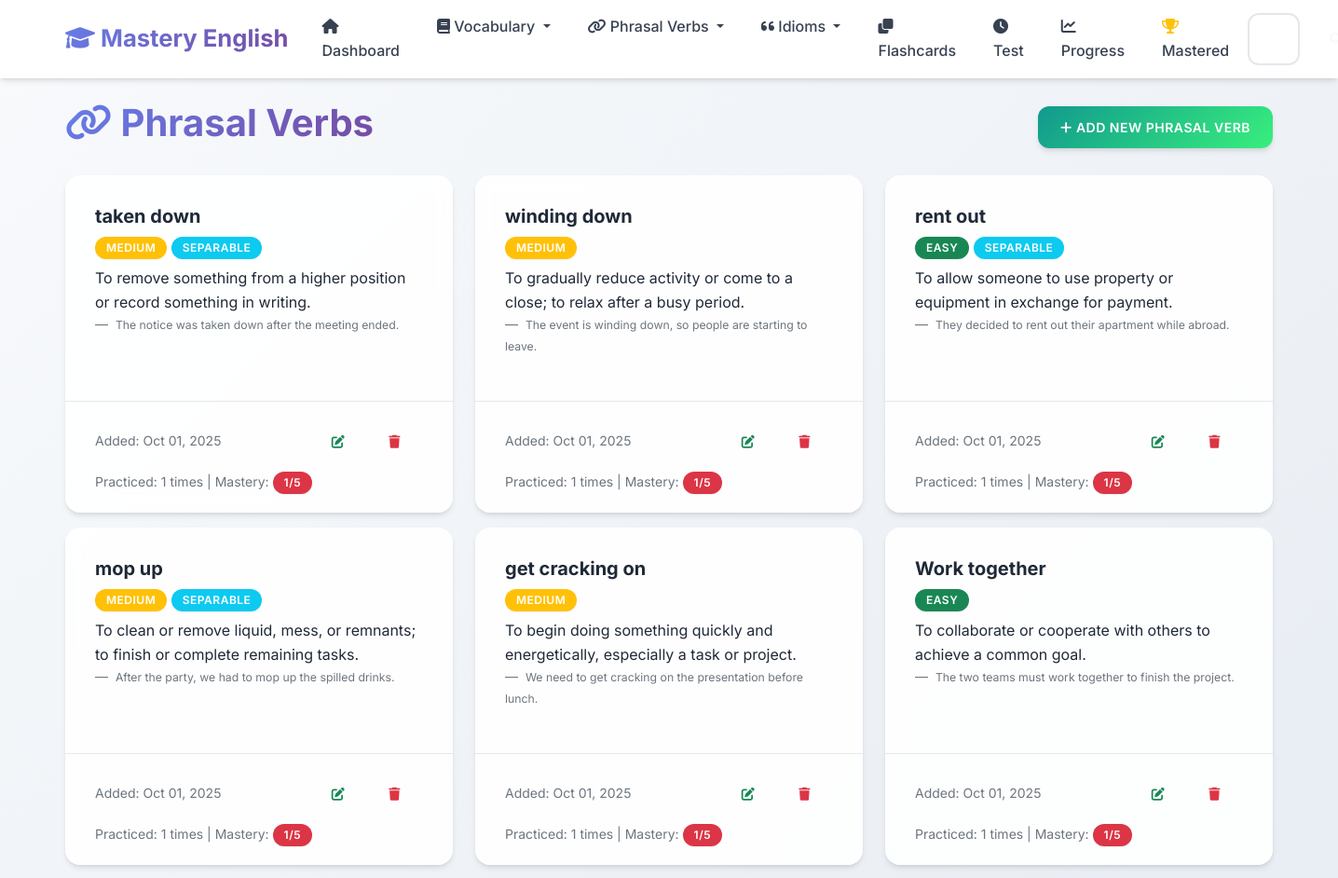
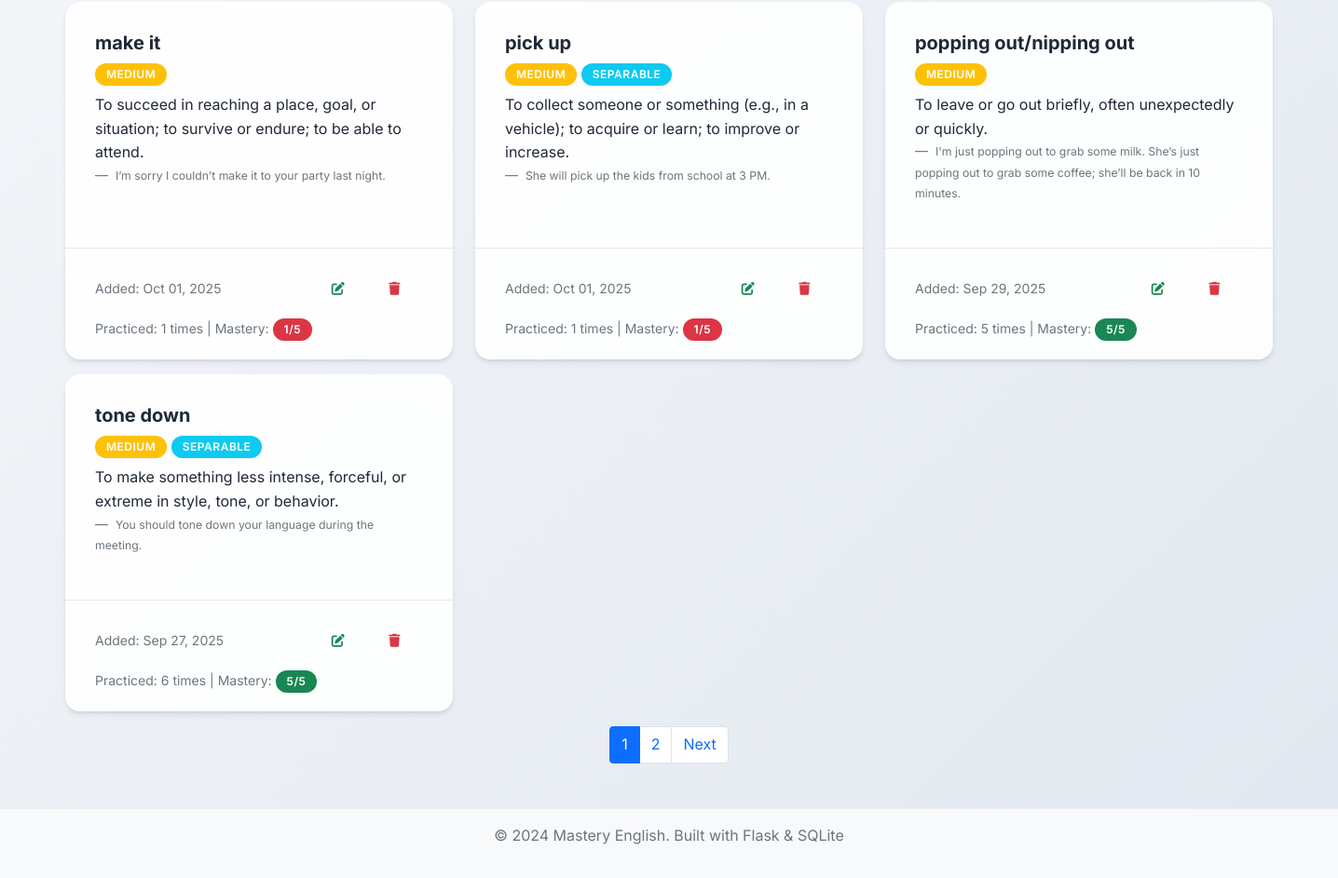
/phrasal-verbs, run on an earlier commit of the app's database (2 pictures, top to bottom).
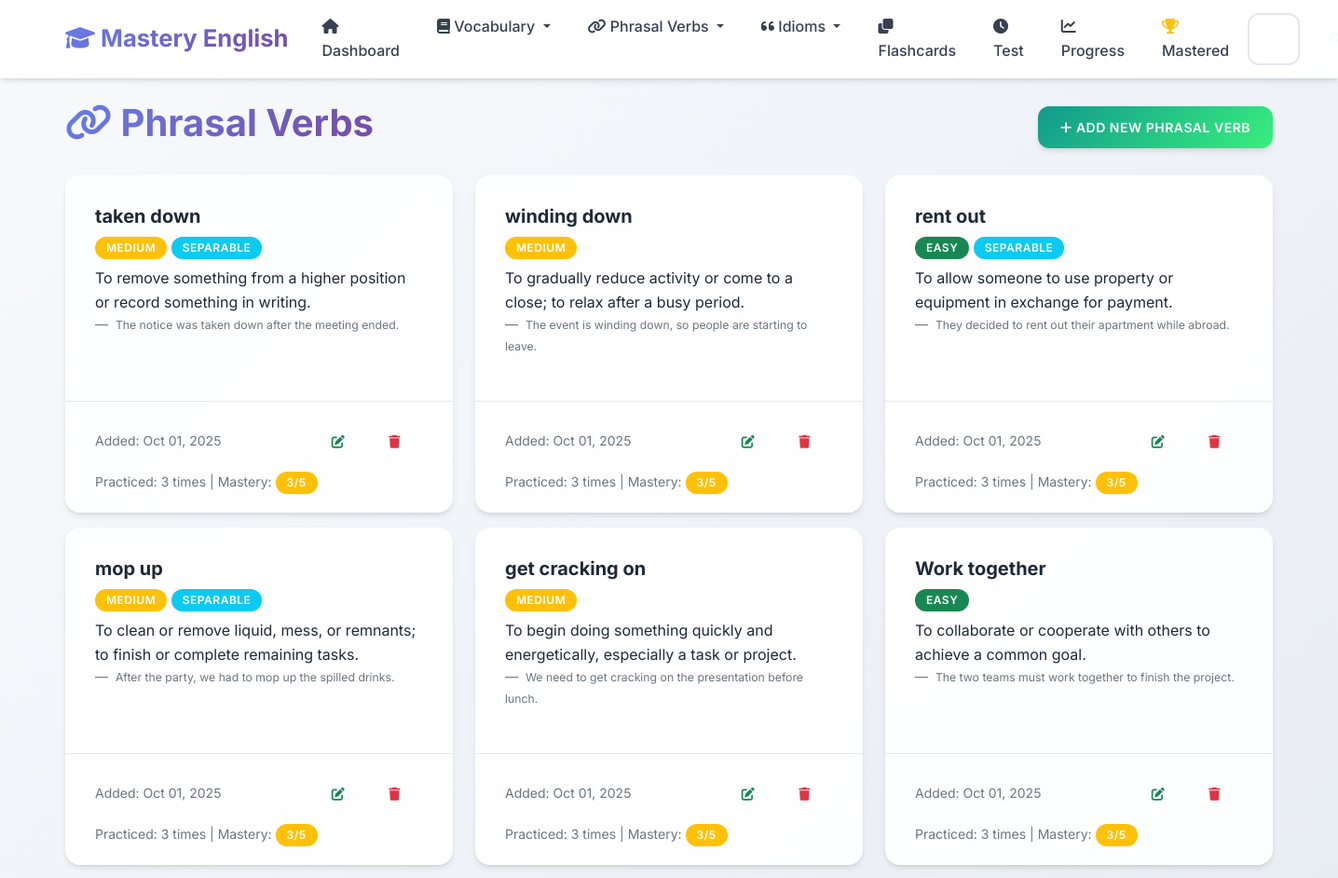
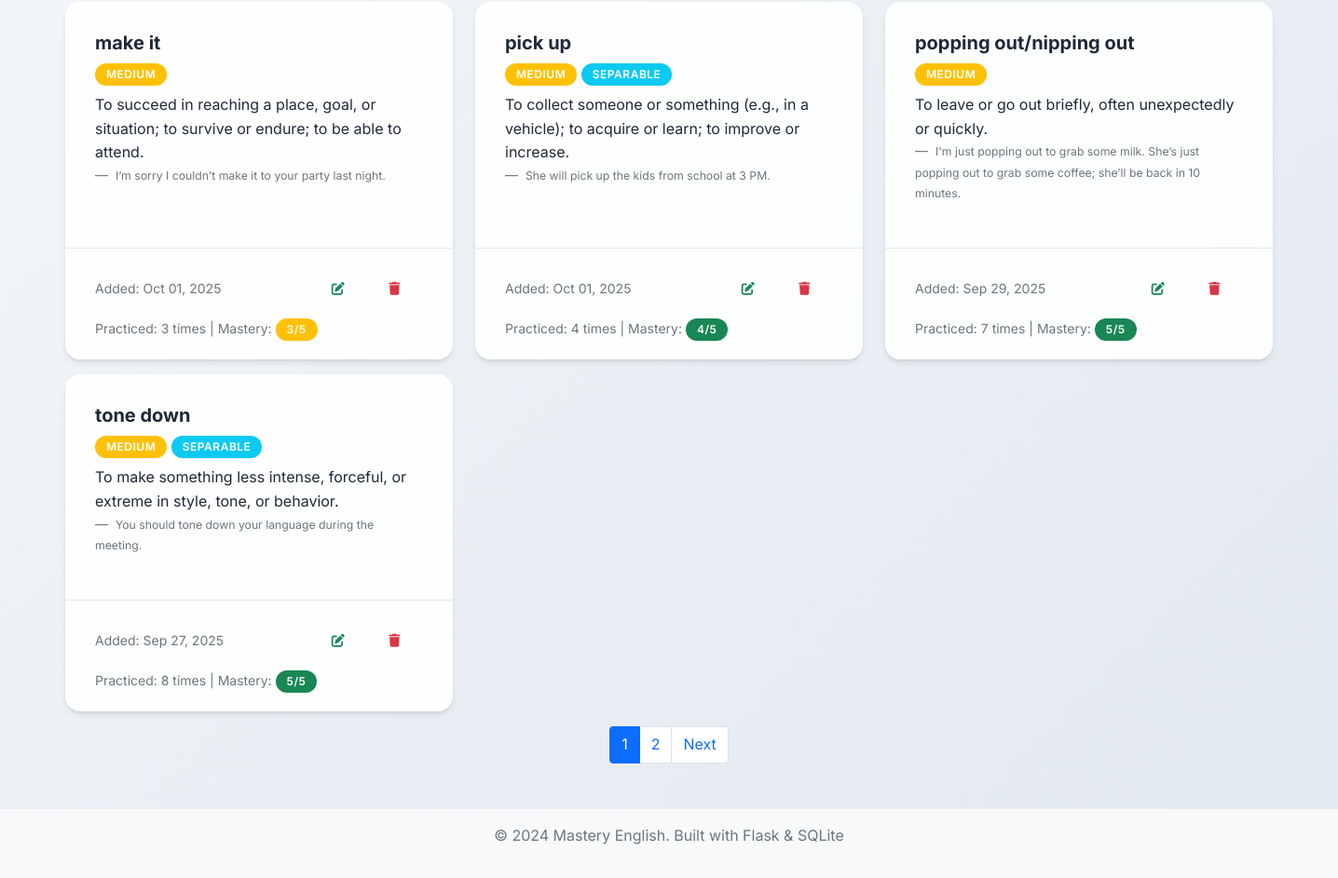
And on a later commit of the database (2 pictures, top to bottom).
### app.py (models this page shows, shortened)
class PhrasalVerb(db.Model):
    __tablename__ = 'phrasal_verbs'
    id = db.Column(db.Integer, primary_key=True)
    phrasal_verb = db.Column(db.String(100), nullable=False)
    meaning = db.Column(db.Text, nullable=False)
    example_sentence = db.Column(db.Text)
    separable = db.Column(db.Boolean, default=False)
    difficulty_level = db.Column(db.String(20), default='medium')
    date_added = db.Column(db.DateTime, default=datetime.utcnow)
    times_practiced = db.Column(db.Integer, default=0)
    last_practiced = db.Column(db.DateTime)
    mastery_level = db.Column(db.Integer, default=0)

### app.py (the view)
@app.route('/phrasal-verbs')
def phrasal_verbs_list():
    page = request.args.get('page', 1, type=int)
    phrasal_verbs = PhrasalVerb.query.order_by(PhrasalVerb.date_added.desc()).paginate(
        page=page, per_page=10, error_out=False)
    return render_template('phrasal_verbs_list.html', phrasal_verbs=phrasal_verbs)

### templates/phrasal_verbs_list.html (shortened to what this page needs)
{% extends "base.html" %}
{% block content %}
<div class="row">
    <div class="col-12">
        <div class="d-flex justify-content-between align-items-center mb-4">
            <h1>
                <i class="fas fa-link"></i> Phrasal Verbs
            </h1>
            <a href="{{ url_for('add_phrasal_verb') }}" class="btn btn-success">
                <i class="fas fa-plus"></i> Add New Phrasal Verb
            </a>
        </div>
    </div>
</div>
{% if phrasal_verbs.items %}
    <div class="row">
        {% for phrasal in phrasal_verbs.items %}
            <div class="col-md-6 col-lg-4 mb-3">
                <div class="card h-100">
                    <div class="card-body">
                        <h5 class="card-title">{{ phrasal.phrasal_verb }}</h5>
                        <span class="badge bg-{% if phrasal.difficulty_level == 'easy' %}success{% elif phrasal.difficulty_level == 'hard' %}danger{% else %}warning{% endif %} mb-2">
                            {{ phrasal.difficulty_level.title() }}
                        </span>
                        {% if phrasal.separable %}
                            <span class="badge bg-info mb-2">Separable</span>
                        {% endif %}
                        <p class="card-text">{{ phrasal.meaning }}</p>
                        {% if phrasal.example_sentence %}
                            <blockquote class="blockquote-footer">
                                <small>{{ phrasal.example_sentence }}</small>
                            </blockquote>
                        {% endif %}
                    </div>
                    <div class="card-footer bg-transparent">
                        <div class="d-flex justify-content-between align-items-center">
                            <small class="text-muted">
                                Added: {{ phrasal.date_added.strftime('%b %d, %Y') }}
                            </small>
                            <div class="btn-group" role="group">
                                <a href="{{ url_for('edit_phrasal_verb', id=phrasal.id) }}" class="btn btn-sm btn-outline-success">
                                    <i class="fas fa-edit"></i>
                                </a>
                                <button type="button" class="btn btn-sm btn-outline-danger" onclick="confirmDelete('{{ phrasal.phrasal_verb }}', '{{ url_for('delete_phrasal_verb', id=phrasal.id) }}')">
                                    <i class="fas fa-trash"></i>
                                </button>
                            </div>
                        </div>
                        {% if phrasal.times_practiced > 0 %}
                            <div class="mt-2">
                                <small class="text-muted">
                                    Practiced: {{ phrasal.times_practiced }} times
                                    | Mastery:
                                    <span class="badge bg-{% if phrasal.mastery_level >= 4 %}success{% elif phrasal.mastery_level >= 2 %}warning{% else %}danger{% endif %}">
                                        {{ phrasal.mastery_level }}/5
                                    </span>
                                </small>
                            </div>
                        {% endif %}
                    </div>
                </div>
            </div>
        {% endfor %}
    </div>
    {% if phrasal_verbs.pages > 1 %}
        <nav aria-label="Page navigation">
            <ul class="pagination justify-content-center">
                {% for page_num in phrasal_verbs.iter_pages() %}
                    {% if page_num %}
                        {% if page_num != phrasal_verbs.page %}
                            <li class="page-item">
                                <a class="page-link" href="{{ url_for('phrasal_verbs_list', page=page_num) }}">{{ page_num }}</a>
                            </li>
                        {% else %}
                            <li class="page-item active">
                                <span class="page-link">{{ page_num }}</span>
                            </li>
                        {% endif %}
                    {% else %}
                        <li class="page-item disabled">
                            <span class="page-link">...</span>
                        </li>
                    {% endif %}
                {% endfor %}
                {% if phrasal_verbs.has_next %}
                    <li class="page-item">
                        <a class="page-link" href="{{ url_for('phrasal_verbs_list', page=phrasal_verbs.next_num) }}">Next</a>
                    </li>
                {% endif %}
            </ul>
        </nav>
    {% endif %}
{% endif %}
{% endblock %}

### templates/base.html (shortened to what this page needs)
<!DOCTYPE html>
<html lang="en">
<head>
    <link href="https://cdn.jsdelivr.net/npm/bootstrap@5.1.3/dist/css/bootstrap.min.css" rel="stylesheet">
    <link href="https://cdnjs.cloudflare.com/ajax/libs/font-awesome/6.0.0/css/all.min.css" rel="stylesheet">
    <link href="{{ url_for('static', filename='css/style.css') }}" rel="stylesheet">
</head>
<body>
    <nav class="navbar navbar-expand-lg navbar-light">
        <div class="container">
            <a class="navbar-brand" href="{{ url_for('index') }}">
                <i class="fas fa-graduation-cap"></i> Mastery English
            </a>
            <div class="collapse navbar-collapse" id="navbarNav">
                <ul class="navbar-nav me-auto">
                    <li class="nav-item">
                        <a class="nav-link" href="{{ url_for('index') }}">
                            <i class="fas fa-home"></i> Dashboard
                        </a>
                    </li>
                    <li class="nav-item dropdown">
                        <a class="nav-link dropdown-toggle" href="#" id="vocabDropdown" role="button" data-bs-toggle="dropdown">
                            <i class="fas fa-book"></i> Vocabulary
                        </a>
                    </li>
                    <li class="nav-item dropdown">
                        <a class="nav-link dropdown-toggle" href="#" id="phrasalDropdown" role="button" data-bs-toggle="dropdown">
                            <i class="fas fa-link"></i> Phrasal Verbs
                        </a>
                    </li>
                    <li class="nav-item dropdown">
                        <a class="nav-link dropdown-toggle" href="#" id="idiomsDropdown" role="button" data-bs-toggle="dropdown">
                            <i class="fas fa-quote-left"></i> Idioms
                        </a>
                    </li>
                    <li class="nav-item">
                        <a class="nav-link" href="{{ url_for('flashcards_menu') }}">
                            <i class="fas fa-clone"></i> Flashcards
                        </a>
                    </li>
                    <li class="nav-item">
                        <a class="nav-link" href="{{ url_for('test') }}">
                            <i class="fas fa-clock"></i> Test
                        </a>
                    </li>
                    <li class="nav-item">
                        <a class="nav-link" href="{{ url_for('progress') }}">
                            <i class="fas fa-chart-line"></i> Progress
                        </a>
                    </li>
                    <li class="nav-item">
                        <a class="nav-link" href="{{ url_for('mastered_words') }}">
                            <i class="fas fa-trophy text-warning"></i> Mastered
                        </a>
                    </li>
                </ul>
                <div class="d-flex">
                    <form class="d-flex" method="GET" action="{{ url_for('search') }}">
                        <input class="form-control me-2" type="search" name="q" placeholder="Search..." aria-label="Search">
                        <button class="btn btn-outline-light" type="submit">
                            <i class="fas fa-search"></i>
                        </button>
                    </form>
                </div>
            </div>
        </div>
    </nav>
    <main class="container mt-4">
        {% block content %}{% endblock %}
    </main>
    <footer class="bg-light text-center text-muted py-3 mt-5">
        <div class="container">
            <p>&copy; 2024 Mastery English. Built with Flask & SQLite</p>
        </div>
    </footer>
</body>
</html>

### static/css/style.css (style rules this page uses)
:root { --primary-color: #6366f1; --primary-dark: #4f46e5; --primary-light: #8b5cf6; --success-color: #10b981; --success-dark: #059669; --info-color: #06b6d4; --info-dark: #0891b2; --warning-color: #f59e0b; --warning-dark: #d97706; --danger-color: #ef4444; --danger-dark: #dc2626; --light-color: #f8fafc; --dark-color: #1e293b; --gray-50: #f9fafb; --gray-100: #f3f4f6; --gray-200: #e5e7eb; --gray-300: #d1d5db; --gray-400: #9ca3af; --gray-500: #6b7280; --gray-600: #4b5563; --gray-700: #374151; --gray-800: #1f2937; --gray-900: #111827; --gradient-primary: linear-gradient(135deg, #667eea 0%, #764ba2 100%); --gradient-success: linear-gradient(135deg, #11998e 0%, #38ef7d 100%); --gradient-info: linear-gradient(135deg, #667db6 0%, #0082c8 100%); --gradient-warning: linear-gradient(135deg, #f093fb 0%, #f5576c 100%); --gradient-hero: linear-gradient(135deg, #667eea 0%, #764ba2 50%, #f093fb 100%); --shadow-sm: 0 1px 2px 0 rgba(0, 0, 0, 0.05); --shadow: 0 4px 6px -1px rgba(0, 0, 0, 0.1), 0 2px 4px -1px rgba(0, 0, 0, 0.06); --shadow-md: 0 10px 15px -3px rgba(0, 0, 0, 0.1), 0 4px 6px -2px rgba(0, 0, 0, 0.05); --shadow-lg: 0 20px 25px -5px rgba(0, 0, 0, 0.1), 0 10px 10px -5px rgba(0, 0, 0, 0.04); --shadow-xl: 0 25px 50px -12px rgba(0, 0, 0, 0.25); }
body { font-family: 'Inter', 'Segoe UI', -apple-system, BlinkMacSystemFont, sans-serif; background: linear-gradient(135deg, #f8fafc 0%, #e2e8f0 100%); min-height: 100vh; line-height: 1.6; color: var(--gray-800); }
.navbar { background: rgba(255, 255, 255, 0.95) !important; backdrop-filter: blur(10px); border-bottom: 1px solid rgba(255, 255, 255, 0.2); box-shadow: var(--shadow); }
.navbar-brand { font-weight: 700; font-size: 1.6rem; background: var(--gradient-primary); -webkit-background-clip: text; -webkit-text-fill-color: transparent; background-clip: text; transition: all 0.3s ease; }
.navbar-nav .nav-link { font-weight: 500; color: var(--gray-700) !important; border-radius: 8px; margin: 0 4px; padding: 8px 16px !important; transition: all 0.3s ease; }
.card { border: none; border-radius: 16px; background: rgba(255, 255, 255, 0.9); backdrop-filter: blur(10px); box-shadow: var(--shadow); transition: all 0.4s cubic-bezier(0.4, 0, 0.2, 1); position: relative; overflow: hidden; }
.card::before { content: ''; position: absolute; top: 0; left: 0; width: 100%; height: 2px; background: var(--gradient-primary); transform: scaleX(0); transition: transform 0.3s ease; }
.card-body { padding: 2rem; }
.card-footer { background: rgba(248, 250, 252, 0.8); border-top: 1px solid var(--gray-200); border-radius: 0 0 16px 16px; padding: 1.25rem 2rem; }
.badge { font-size: 0.7rem; border-radius: 12px; padding: 0.4em 0.8em; }
.btn { border-radius: 12px; font-weight: 600; padding: 0.75rem 1.5rem; text-transform: uppercase; letter-spacing: 0.5px; font-size: 0.875rem; transition: all 0.3s cubic-bezier(0.4, 0, 0.2, 1); position: relative; overflow: hidden; border: none; }
.btn::before { content: ''; position: absolute; top: 0; left: -100%; width: 100%; height: 100%; background: linear-gradient(90deg, transparent, rgba(255,255,255,0.2), transparent); transition: left 0.5s; }
.btn-success { background: var(--gradient-success); box-shadow: var(--shadow); }
.btn-group .btn { border-radius: 6px; }
.form-control, .form-select { border-radius: 12px; border: 2px solid var(--gray-200); padding: 0.875rem 1.25rem; font-size: 1rem; font-weight: 500; background: rgba(255, 255, 255, 0.8); backdrop-filter: blur(10px); transition: all 0.3s cubic-bezier(0.4, 0, 0.2, 1); }
h1, h2, h3, h4, h5, h6 { font-weight: 700; color: var(--gray-800); }
h1 { background: var(--gradient-primary); -webkit-background-clip: text; -webkit-text-fill-color: transparent; background-clip: text; }
.badge { font-size: 0.75rem; border-radius: 20px; padding: 0.5em 1em; font-weight: 600; text-transform: uppercase; letter-spacing: 0.5px; box-shadow: var(--shadow-sm); }
.fa, .fas, .far { transition: all 0.3s ease; }
footer { margin-top: auto; border-top: 1px solid #e9ecef; }
.container { animation: fadeInUp 0.6s ease-out; }

What changed in the data, as far as the page shows it:
changed PhrasalVerb "taken down": times_practiced "1" → "3"; mastery_level "1" → "3"
changed PhrasalVerb "winding down": times_practiced "1" → "3"; mastery_level "1" → "3"
changed PhrasalVerb "rent out": times_practiced "1" → "3"; mastery_level "1" → "3"
changed PhrasalVerb "mop up": times_practiced "1" → "3"; mastery_level "1" → "3"
changed PhrasalVerb "get cracking on": times_practiced "1" → "3"; mastery_level "1" → "3"
changed PhrasalVerb "Work together": times_practiced "1" → "3"; mastery_level "1" → "3"
changed PhrasalVerb "make it": times_practiced "1" → "3"; mastery_level "1" → "3"
changed PhrasalVerb "pick up": times_practiced "1" → "4"; mastery_level "1" → "4"
changed PhrasalVerb "popping out/nipping out": times_practiced "5" → "7"
changed PhrasalVerb "tone down": times_practiced "6" → "8"
